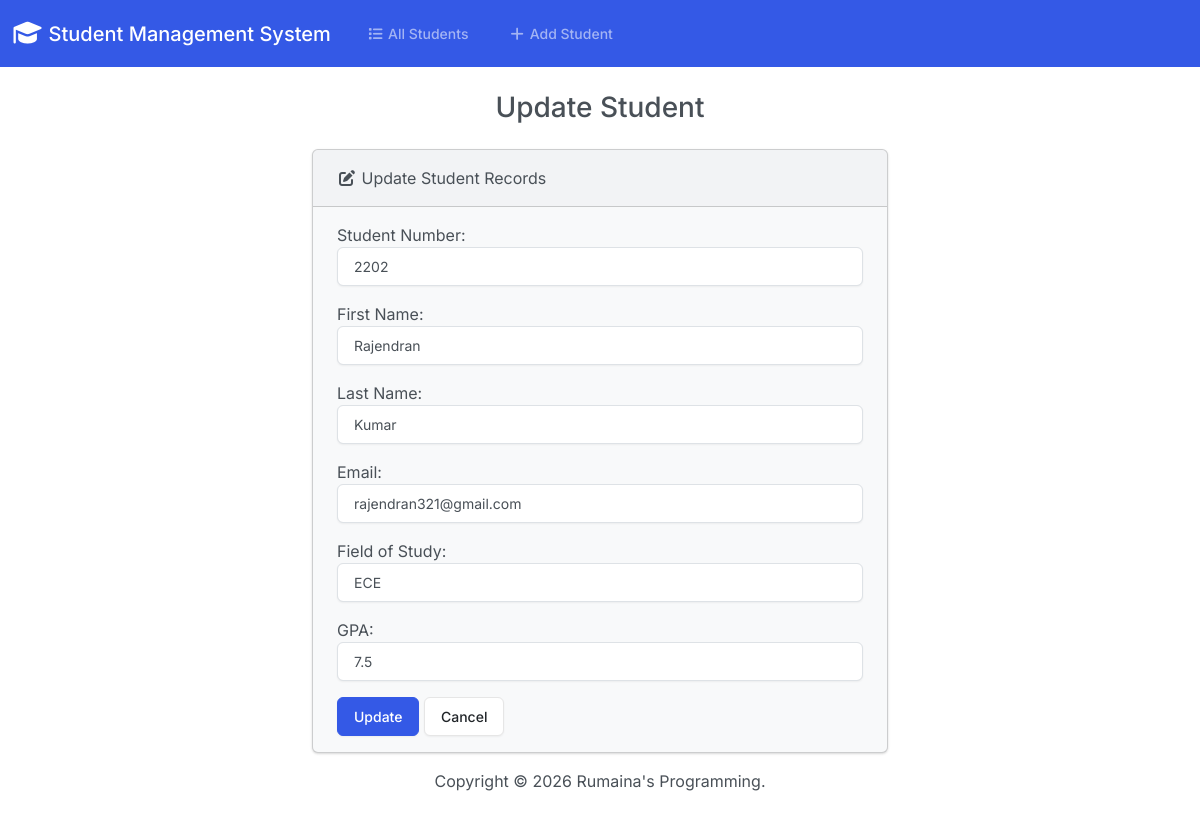
The page /edit/9/ on the database its author committed.
### students/models.py (models this page shows, shortened)
class Students(models.Model):
    student_number = models.PositiveIntegerField()
    first_name = models.CharField(max_length=50)
    last_name = models.CharField(max_length=50)
    email = models.EmailField(max_length=100)
    field_of_study = models.CharField(max_length=50)
    gpa = models.FloatField()

### students/views.py (the view)
# urls.py: path('edit/<int:id>/',views.edit,name='edit'),
def edit(request,id):
    if request.method == 'POST':
        student = Students.objects.get(pk=id)
        form = StudentForm(request.POST, instance=student)
        if form.is_valid:
            form.save()
            return render(request, 'students/edit.html',{
                'form': form,
                'success': True
            })
    else:
        student = Students.objects.get(pk=id)
        form = StudentForm(instance=student)
    return render(request,'students/edit.html', {
        'form': form
    })

### students/forms.py
class StudentForm(forms.ModelForm):
    class Meta:
        model = Students
        fields = ['student_number','first_name','last_name','email','field_of_study','gpa']
        labels = {
            'student_number': 'Student Number',
            'first_name': 'First Name',
            'last_name': 'Last Name',
            'email': 'Email',
            'field_of_study':'Field of Study',
            'gpa': 'GPA'
        }
        widgets={
            'student_number': forms.NumberInput(attrs={'class': 'form-control'}),
            'first_name': forms.TextInput(attrs={'class': 'form-control'}),
            'last_name': forms.TextInput(attrs={'class': 'form-control'}),
            'email': forms.EmailInput(attrs={'class': 'form-control'}),
            'field_of_study': forms.TextInput(attrs={'class': 'form-control'}),
            'gpa': forms.NumberInput(attrs={'class': 'form-control'})
        }

### students/templates/students/edit.html (shortened to what this page needs)
{% extends "students/base.html" %}
{% block body %}
  <h3 class="text-center m-4">Update Student</h3>
  {% if success %}
    <div class="alert alert-success" role="alert">
      The student updated successfully.
      <a href="{% url 'index' %}" class="alert-link">Go to Home Page.</a>
    </div>
  {% else %}
    <div class="row justify-content-center">
      <div class="col-6">
        <div class="card bg-light mb-3">
          <div class="card-header">
            <i class="fa-solid fa-pen-to-square"></i> Update Student Records
          </div>
          <div class="card-body">
            <form action="" method="POST">
              {{ form.as_p }}
              <button type="submit" class="btn btn-primary">Update</button>
              <a href="{% url 'index' %}" class="btn btn-secondary">Cancel</a>
            </form>
          </div>
        </div>
      </div>
    </div>
  {% endif %}
{% endblock %}

### rows shown on the page
Students: student_number "2202", first_name "Rajendran", last_name "Kumar", email "rajendran321@gmail.com", field_of_study "ECE", gpa "7.5"
